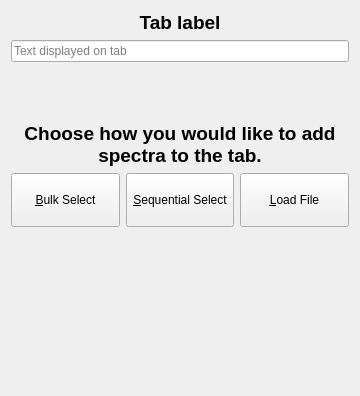
<?xml version="1.0" encoding="UTF-8"?>
<ui version="4.0">
 <class>LayoutDialogChooser</class>
 <widget class="QWidget" name="LayoutDialogChooser">
  <property name="geometry">
   <rect>
    <x>0</x>
    <y>0</y>
    <width>360</width>
    <height>396</height>
   </rect>
  </property>
  <property name="windowTitle">
   <string>Form</string>
  </property>
  <layout class="QVBoxLayout" name="verticalLayout_3">
   <item>
    <layout class="QVBoxLayout" name="verticalLayout">
     <item>
      <widget class="QLabel" name="label_2">
       <property name="text">
        <string>&lt;html&gt;&lt;head/&gt;&lt;body&gt;&lt;p align=&quot;center&quot;&gt;&lt;span style=&quot; font-size:14pt; font-weight:600;&quot;&gt;Tab label&lt;/span&gt;&lt;/p&gt;&lt;/body&gt;&lt;/html&gt;</string>
       </property>
       <property name="alignment">
        <set>Qt::AlignCenter</set>
       </property>
       <property name="wordWrap">
        <bool>true</bool>
       </property>
       <property name="buddy">
        <cstring>pTabNameEdit</cstring>
       </property>
      </widget>
     </item>
     <item>
      <widget class="QLineEdit" name="pTabNameEdit">
       <property name="placeholderText">
        <string>Text displayed on tab</string>
       </property>
      </widget>
     </item>
    </layout>
   </item>
   <item>
    <layout class="QVBoxLayout" name="verticalLayout_2">
     <item>
      <spacer name="verticalSpacer_2">
       <property name="orientation">
        <enum>Qt::Vertical</enum>
       </property>
       <property name="sizeHint" stdset="0">
        <size>
         <width>20</width>
         <height>40</height>
        </size>
       </property>
      </spacer>
     </item>
     <item>
      <widget class="QLabel" name="label">
       <property name="text">
        <string>&lt;html&gt;&lt;head/&gt;&lt;body&gt;&lt;p&gt;&lt;span style=&quot; font-size:14pt; font-weight:600;&quot;&gt;Choose how you would like to add spectra to the tab.&lt;/span&gt;&lt;/p&gt;&lt;/body&gt;&lt;/html&gt;</string>
       </property>
       <property name="alignment">
        <set>Qt::AlignCenter</set>
       </property>
       <property name="wordWrap">
        <bool>true</bool>
       </property>
      </widget>
     </item>
     <item>
      <layout class="QHBoxLayout" name="horizontalLayout">
       <item>
        <widget class="QPushButton" name="pBulkButton">
         <property name="sizePolicy">
          <sizepolicy hsizetype="Minimum" vsizetype="MinimumExpanding">
           <horstretch>0</horstretch>
           <verstretch>0</verstretch>
          </sizepolicy>
         </property>
         <property name="maximumSize">
          <size>
           <width>16777215</width>
           <height>80</height>
          </size>
         </property>
         <property name="text">
          <string>&amp;Bulk Select</string>
         </property>
        </widget>
       </item>
       <item>
        <widget class="QPushButton" name="pSequentialButton">
         <property name="sizePolicy">
          <sizepolicy hsizetype="Minimum" vsizetype="MinimumExpanding">
           <horstretch>0</horstretch>
           <verstretch>0</verstretch>
          </sizepolicy>
         </property>
         <property name="maximumSize">
          <size>
           <width>16777215</width>
           <height>80</height>
          </size>
         </property>
         <property name="text">
          <string>&amp;Sequential Select</string>
         </property>
        </widget>
       </item>
       <item>
        <widget class="QPushButton" name="pLoadFileButton">
         <property name="sizePolicy">
          <sizepolicy hsizetype="Minimum" vsizetype="MinimumExpanding">
           <horstretch>0</horstretch>
           <verstretch>0</verstretch>
          </sizepolicy>
         </property>
         <property name="maximumSize">
          <size>
           <width>16777215</width>
           <height>80</height>
          </size>
         </property>
         <property name="text">
          <string>&amp;Load File</string>
         </property>
        </widget>
       </item>
      </layout>
     </item>
    </layout>
   </item>
   <item>
    <spacer name="verticalSpacer">
     <property name="orientation">
      <enum>Qt::Vertical</enum>
     </property>
     <property name="sizeHint" stdset="0">
      <size>
       <width>20</width>
       <height>40</height>
      </size>
     </property>
    </spacer>
   </item>
  </layout>
  <zorder>label</zorder>
  <zorder>pSequentialButton</zorder>
  <zorder>pTabNameEdit</zorder>
  <zorder>label_2</zorder>
  <zorder>verticalSpacer</zorder>
 </widget>
 <resources/>
 <connections/>
</ui>
